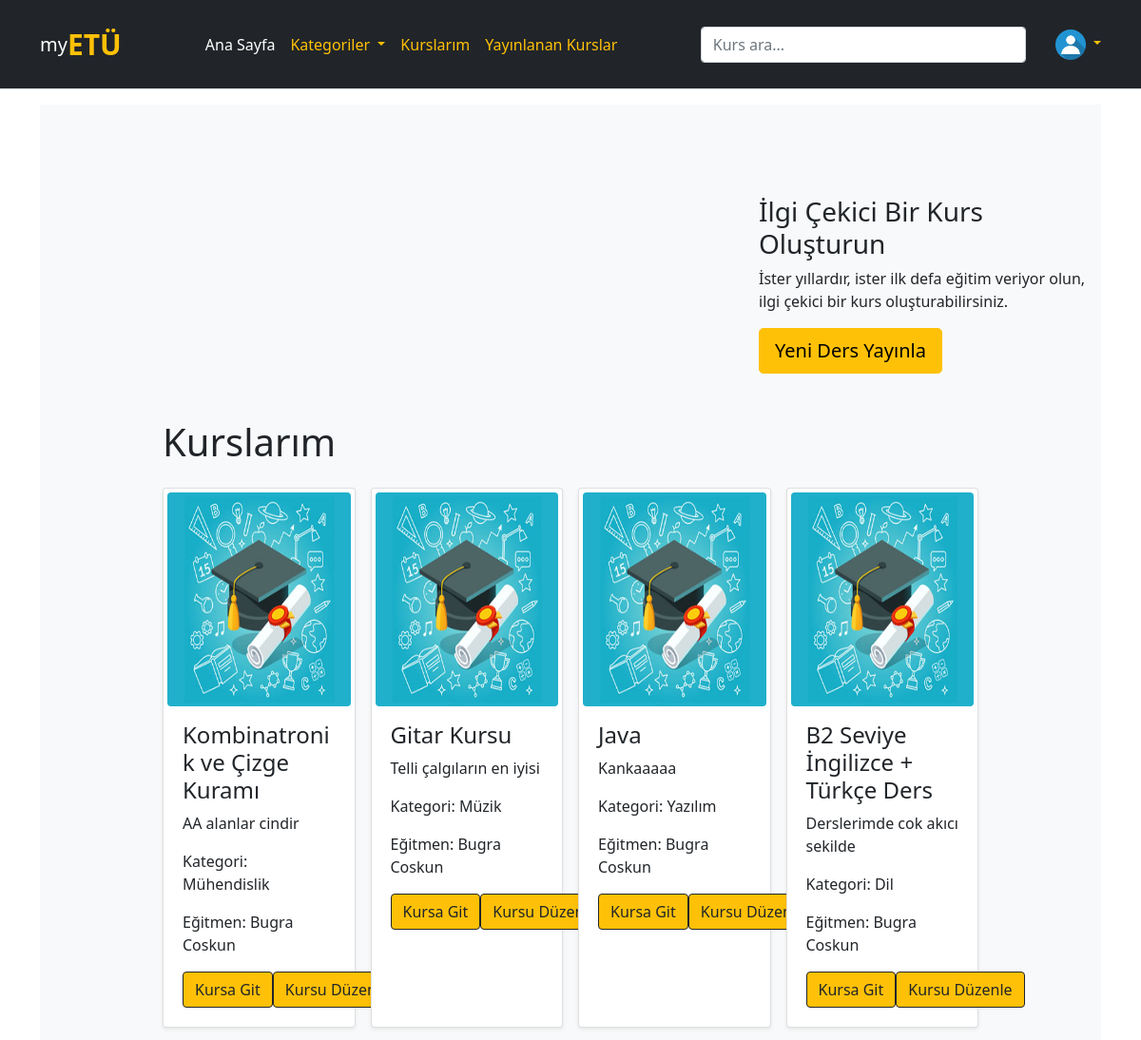
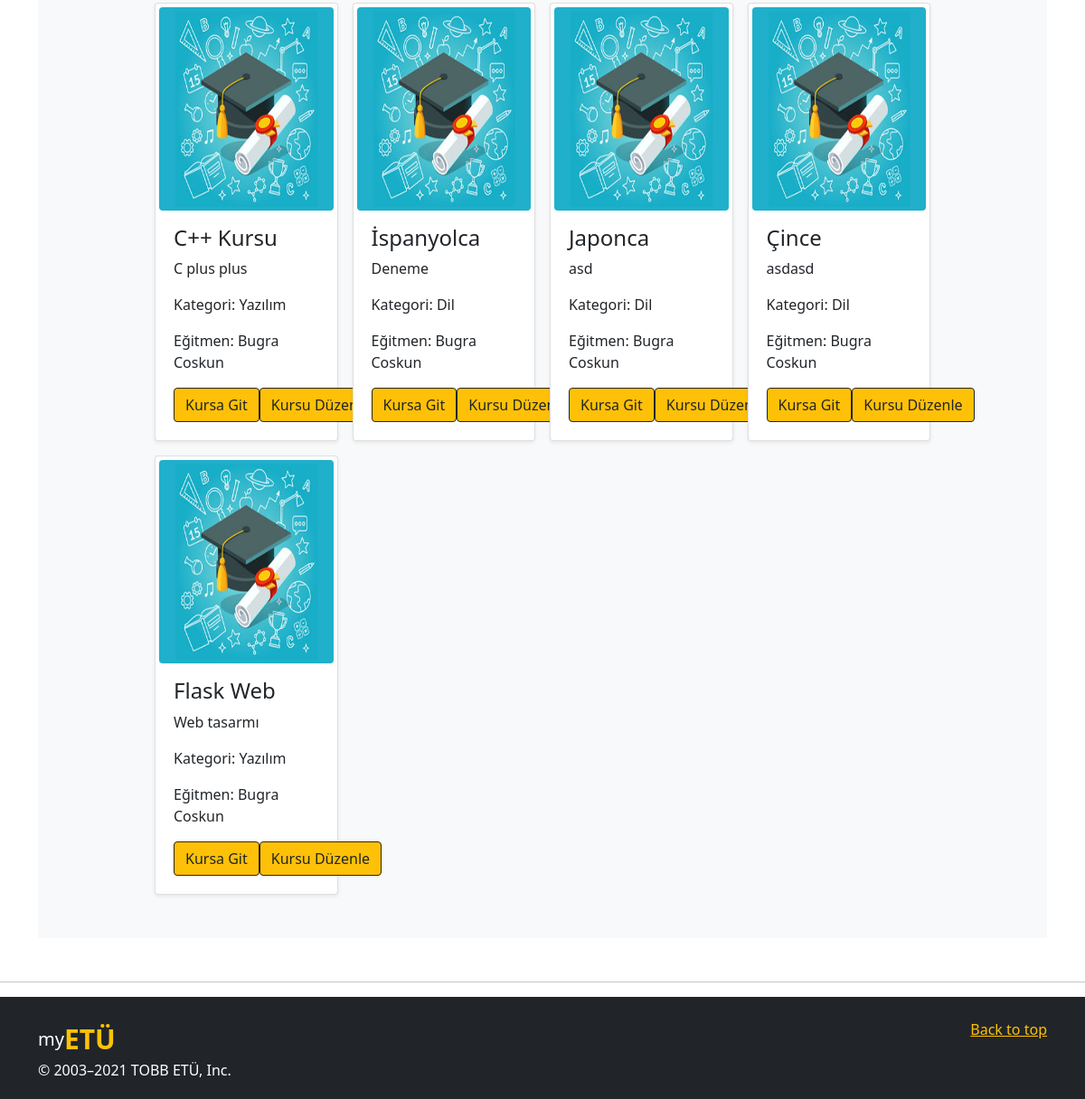
/egitmenkurslari (signed in), run on the app's committed database (2 pictures, top to bottom).
### website/models.py (models this page shows, shortened)
class User(db.Model, UserMixin):
    id = db.Column(db.Integer, primary_key=True, nullable=False)
    email = db.Column(db.String(150), unique=True, nullable=False)
    password = db.Column(db.String(150), nullable=False)
    first_name = db.Column(db.String(50), nullable=False)
    last_name = db.Column(db.String(50), nullable=False)
    date = db.Column(db.DateTime(timezone=True), default=func.now())
    role = db.Column(db.Integer, default = 0)
    unvan = db.Column(db.String(40))
    adres = db.Column(db.String(50))
    telefon = db.Column(db.String(12))
    github = db.Column(db.String(40))
    twitter = db.Column(db.String(40))
    instagram = db.Column(db.String(40))
    linkedin = db.Column(db.String(40))
    subscriptions = db.relationship('Kurs', secondary = 'subs', backref = db.backref('subscribers', lazy = 'dynamic'))
    kurs_yorumlar = db.relationship('KursYorum')
    ders_yorumlar = db.relationship('DersYorum')
    image_file = db.Column(db.String(20), nullable=False, default='default.jpg')

class Kurs(db.Model):
    id = db.Column(db.Integer, primary_key=True)
    isim = db.Column(db.String(200))
    kategori = db.Column(db.String(200))
    date = db.Column(db.DateTime(timezone=True), default=func.now())
    kisa_aciklama = db.Column(db.String(100), nullable = True)
    uzun_aciklama = db.Column(db.String(2000), nullable = True)
    dersler = db.relationship('Ders')
    yorumlar = db.relationship('KursYorum')
    egitmen_id = db.Column(db.Integer, db.ForeignKey('egitmen.id'))
    image_file = db.Column(db.String(20), nullable=False, default='default.jpg')

### website/views.py (the view)
@views.route('/egitmenkurslari', methods=['GET', 'POST'])
@login_required
def egitmenkurslari():
    egitmen = Egitmen.query.filter_by(id=current_user.id).first()
    kurslarim = egitmen.verilen_kurslar
    return render_template("egitmenkurslari.html", user=current_user, egitmen = egitmen, kurslar = kurslarim)

### website/__init__.py (called while the page is built)
@login_manager.user_loader
def load_user(id):
    return User.query.get(int(id))

### website/templates/egitmenkurslari.html (shortened to what this page needs)
{% extends "temel.html" %} {% block title %}arama{% endblock %} {% block content %}
<main>
    <div class="container bg-light align-middle">
        <div class="row">
            <div class="col-sm-1"></div>
            <div class="col-sm-7">
            </div>
            <div class="col-sm-4  align-middle">
                <br><br><br><br>
                <h3> İlgi Çekici Bir Kurs Oluşturun </h3>
               <p> İster yıllardır, ister ilk defa eğitim veriyor olun, ilgi çekici bir kurs oluşturabilirsiniz.</p>
                <a href="/yeni_kurs" class="btn btn-lg btn-warning">Yeni Ders Yayınla</a>
            </div>
        </div>
    </div>
    <div class="album py-5 bg-light">
        <div class="container">
            <div class="row">
                <div class="col-sm-1">
                </div>
                <div class="col-sm-10">
                    <div class="container">
                        <h1 class="fw-light text-dark">Kurslarım</h1>
                        <div class="row row-cols-1 row-cols-sm-2 row-cols-md-3 row-cols-lg-4 g-3 mt-2">
                            {% for kurs in kurslar %}
                            <div class="col">
                                <div class="card p-1 shadow-sm h-100">
                                    <img class="rounded" src="static/kurs_pics/{{kurs.image_file}}" alt="{{kurs.isim}}"
                                    class="rounded-rect" width="100%" height="225" >
                                    <div class="card-body">
                                        <h4>{{kurs.isim}}</h4>
                                        <p class="card-text">{{kurs.kisa_aciklama}}</p>
                                        <p class="card-text">Kategori: {{kurs.kategori}}</p>
                                        <p class="card-text">Eğitmen: {{current_user.first_name}} {{current_user.last_name}}</p>
                                        <div class="d-flex justify-content-between align-items-center">
                                            <div class="btn-group">
                                                <form action="/kurs_profil/{{kurs.id}}">
                                                    <input type="submit" value="Kursa Git" id="kaydol"
                                                        class="btn btn-outline-dark btn-warning" />
                                                </form>
                                                    <form action="/ders_duzenle/{{kurs.id}}">
                                                        <input type="submit" value="Kursu Düzenle" id="kaydol"
                                                            class="btn btn-outline-dark btn-warning" />
                                                    </form>
                                            </div>
                                        </div>
                                    </div>
                                </div>
                            </div>
                            {% endfor %}
                        </div>
                    </div>
                </div>
                <div class="col-sm-1">
                </div>
            </div>
        </div>
    </div>
</main>
{% endblock %}

### website/templates/temel.html (shortened to what this page needs)
<!DOCTYPE html>
<html>
<head>
    <link rel="stylesheet" href="https://stackpath.bootstrapcdn.com/bootstrap/4.4.1/css/bootstrap.min.css"
 />
    <link rel="stylesheet" href="https://stackpath.bootstrapcdn.com/font-awesome/4.7.0/css/font-awesome.min.css"
 />
    <link href="https://cdn.jsdelivr.net/npm/bootstrap@5.0.2/dist/css/bootstrap.min.css" rel="stylesheet"
>
</head>
<body>
    <header class="p-4 mb-3 border-bottom bg-dark text-white">
        <div class="container">
            <div class="d-flex flex-wrap align-items-center justify-content-center justify-content-lg-start">
                <a href="/" style="font-size: 20px;"
                    class="d-flex align-items-center mb-2 mb-lg-0 text-white text-decoration-none">my<span
                        style="font-weight: bold; font-size: 30px;" class="text-warning">ETÜ</span></a>
                <ul class=" text-warning nav col-12 col-lg-auto me-lg-auto mb-2 justify-content-center mb-md-0">
                    <li><a href="/" class="nav-link px-2 text-white">Ana Sayfa</a></li>
                    <li class="dropdown"><a class="dropdown-toggle nav-link px-2 text-warning" data-toggle="dropdown" href="#">Kategoriler </a>
                    </li>
                    <li><a href="/kurslarım" class="nav-link px-2 text-warning">Kurslarım</a></li>
                    {% if current_user.role == 0 %}
                    <li><a href="/egitmen_ol" class="nav-link px-2 text-warning">Eğitmen olarak katıl</a></li>
                    {% else %}
                    <li><a href="/egitmenkurslari" class="nav-link px-2 text-warning">Yayınlanan Kurslar</a></li>
                    {% endif %}
                </ul>
                <form class="col-12 col-lg-4 mb-3 mb-lg-0 me-lg-3" method="POST">
                    <input type="search" class="form-control form-control-dark" placeholder="Kurs ara..."
                        aria-label="Search" name=arama id=arama>
                </form>
                <div class="dropdown text-right">
                    <a href="#" class="d-block link-warning text-decoration-none dropdown-toggle " id="dropdownUser1"
                        data-bs-toggle="dropdown" aria-expanded="false">
                        <img src="../static/profile_pics/{{current_user.image_file}}" alt="mdo" width="32" height="32"
                            class="rounded-circle">
                    </a>
                </div>
            </div>
        </div>
    </header>
    <div class="container">{% block content %} {% endblock %}</div>
    <hr class="featurette-divider bg-dark mt-5">
    <div class="bg-dark pt-4 pb-1  ">
        <footer class="container bg-dark ">
            <p class="float-end"><a class="text-warning" href="#">Back to top</a></p>
            <a href="/" style="font-size: 20px;"
                class="d-flex align-items-center mb-2 mb-lg-0 text-white text-decoration-none">my<span
                    style="font-weight: bold; font-size: 30px;" class="text-warning">ETÜ</span></a>
            <p class="text-white">&copy; 2003–2021 TOBB ETÜ, Inc.</p>
        </footer>
    </div>
</body>

### data on the page
User: image_file (placeholder picture), first_name "Bugra", last_name "Coskun"
Kurs: image_file (placeholder picture), isim "Kombinatronik ve Çizge Kuramı", kisa_aciklama "AA alanlar cindir", kategori "Mühendislik"
Kurs: image_file (placeholder picture), isim "Gitar Kursu", kisa_aciklama "Telli çalgıların en iyisi", kategori "Müzik"
Kurs: image_file (placeholder picture), isim "Java", kisa_aciklama "Kankaaaaa", kategori "Yazılım"
Kurs: image_file (placeholder picture), isim "B2 Seviye İngilizce + Türkçe Ders", kisa_aciklama "Derslerimde cok akıcı sekilde", kategori "Dil"
Kurs: image_file (placeholder picture), isim "C++ Kursu", kisa_aciklama "C plus plus", kategori "Yazılım"
Kurs: image_file (placeholder picture), isim "İspanyolca", kisa_aciklama "Deneme", kategori "Dil"
Kurs: image_file (placeholder picture), isim "Japonca", kisa_aciklama "asd", kategori "Dil"
Kurs: image_file (placeholder picture), isim "Çince", kisa_aciklama "asdasd", kategori "Dil"
Kurs: image_file (placeholder picture), isim "Flask Web", kisa_aciklama "Web tasarmı", kategori "Yazılım"
